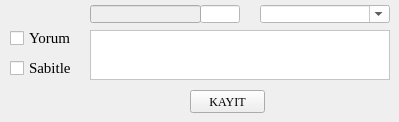
     <widget class="QWidget" name="pageOnebyOne">
      <property name="styleSheet">
       <string notr="true"/>
      </property>
      <widget class="QCheckBox" name="checkBoxCommentFix">
       <property name="geometry">
        <rect>
         <x>10</x>
         <y>60</y>
         <width>75</width>
         <height>16</height>
        </rect>
       </property>
       <property name="minimumSize">
        <size>
         <width>75</width>
         <height>16</height>
        </size>
       </property>
       <property name="maximumSize">
        <size>
         <width>75</width>
         <height>16</height>
        </size>
       </property>
       <property name="font">
        <font>
         <family>Times New Roman</family>
         <pointsize>11</pointsize>
        </font>
       </property>
       <property name="layoutDirection">
        <enum>Qt::LeftToRight</enum>
       </property>
       <property name="autoFillBackground">
        <bool>false</bool>
       </property>
       <property name="styleSheet">
        <string notr="true"/>
       </property>
       <property name="text">
        <string>Sabitle</string>
       </property>
       <property name="iconSize">
        <size>
         <width>20</width>
         <height>20</height>
        </size>
       </property>
       <property name="checkable">
        <bool>true</bool>
       </property>
       <property name="autoRepeat">
        <bool>false</bool>
       </property>
       <property name="tristate">
        <bool>false</bool>
       </property>
      </widget>
      <widget class="QCheckBox" name="checkBoxComment">
       <property name="geometry">
        <rect>
         <x>10</x>
         <y>30</y>
         <width>75</width>
         <height>16</height>
        </rect>
       </property>
       <property name="minimumSize">
        <size>
         <width>75</width>
         <height>16</height>
        </size>
       </property>
       <property name="maximumSize">
        <size>
         <width>75</width>
         <height>16</height>
        </size>
       </property>
       <property name="font">
        <font>
         <family>Times New Roman</family>
         <pointsize>11</pointsize>
        </font>
       </property>
       <property name="layoutDirection">
        <enum>Qt::LeftToRight</enum>
       </property>
       <property name="autoFillBackground">
        <bool>false</bool>
       </property>
       <property name="styleSheet">
        <string notr="true"/>
       </property>
       <property name="text">
        <string>Yorum</string>
       </property>
       <property name="iconSize">
        <size>
         <width>20</width>
         <height>20</height>
        </size>
       </property>
       <property name="checkable">
        <bool>true</bool>
       </property>
       <property name="autoRepeat">
        <bool>false</bool>
       </property>
       <property name="tristate">
        <bool>false</bool>
       </property>
      </widget>
      <widget class="QComboBox" name="cb_calibperson">
       <property name="geometry">
        <rect>
         <x>260</x>
         <y>5</y>
         <width>130</width>
         <height>18</height>
        </rect>
       </property>
       <property name="font">
        <font>
         <family>Times New Roman</family>
         <pointsize>10</pointsize>
        </font>
       </property>
       <property name="acceptDrops">
        <bool>false</bool>
       </property>
       <property name="styleSheet">
        <string notr="true">background-color: rgb(255, 255, 255);
</string>
       </property>
       <property name="editable">
        <bool>true</bool>
       </property>
       <property name="insertPolicy">
        <enum>QComboBox::NoInsert</enum>
       </property>
      </widget>
      <widget class="QLineEdit" name="tag_code_end">
       <property name="geometry">
        <rect>
         <x>200</x>
         <y>5</y>
         <width>40</width>
         <height>18</height>
        </rect>
       </property>
       <property name="minimumSize">
        <size>
         <width>40</width>
         <height>18</height>
        </size>
       </property>
       <property name="maximumSize">
        <size>
         <width>40</width>
         <height>20</height>
        </size>
       </property>
       <property name="font">
        <font>
         <family>Times New Roman</family>
         <pointsize>12</pointsize>
        </font>
       </property>
       <property name="styleSheet">
        <string notr="true">background-color: rgb(255, 255, 255);
</string>
       </property>
       <property name="maxLength">
        <number>4</number>
       </property>
      </widget>
      <widget class="QTextEdit" name="CommentBox">
       <property name="geometry">
        <rect>
         <x>90</x>
         <y>30</y>
         <width>300</width>
         <height>50</height>
        </rect>
       </property>
       <property name="minimumSize">
        <size>
         <width>300</width>
         <height>50</height>
        </size>
       </property>
       <property name="maximumSize">
        <size>
         <width>350</width>
         <height>50</height>
        </size>
       </property>
       <property name="styleSheet">
        <string notr="true">background-color: rgb(255, 255, 255);</string>
       </property>
       <property name="tabChangesFocus">
        <bool>true</bool>
       </property>
      </widget>
      <widget class="QPushButton" name="add_record">
       <property name="geometry">
        <rect>
         <x>190</x>
         <y>90</y>
         <width>75</width>
         <height>23</height>
        </rect>
       </property>
       <property name="font">
        <font>
         <family>Times New Roman</family>
        </font>
       </property>
       <property name="styleSheet">
        <string notr="true">
QPushButton:hover{
	
	background-color: rgb(0, 170, 255)
}

QPushButton:pressed{
	
	background-color:rgb(170, 0, 255)
}</string>
       </property>
       <property name="text">
        <string>KAYIT</string>
       </property>
      </widget>
      <widget class="QLineEdit" name="tag_code_front">
       <property name="geometry">
        <rect>
         <x>90</x>
         <y>5</y>
         <width>111</width>
         <height>18</height>
        </rect>
       </property>
       <property name="font">
        <font>
         <family>Times New Roman</family>
         <pointsize>12</pointsize>
        </font>
       </property>
       <property name="styleSheet">
        <string notr="true">background-color: rgb(239, 239, 239);
</string>
       </property>
       <property name="alignment">
        <set>Qt::AlignCenter</set>
       </property>
       <property name="readOnly">
        <bool>true</bool>
       </property>
      </widget>
     </widget>
